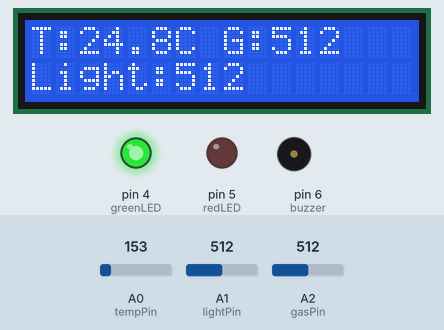
This sketch was run on a simulated Arduino Uno, built with avr-gcc and run on an emulated ATmega328P. Shown: 16×2 character LCD, output pins drawn as LEDs (lit = HIGH), buzzer (waves = sounding, pin HIGH). The inputs (shaded band) are chosen by the test bench; at power-on: A0 (tempPin) = 153, A1 (lightPin) = 512, A2 (gasPin) = 512. What the sketch prints to the serial monitor is not drawn.

Above: at 3.2 s.
3.3 s: A0 (tempPin) set to 177
At 5.2 s:
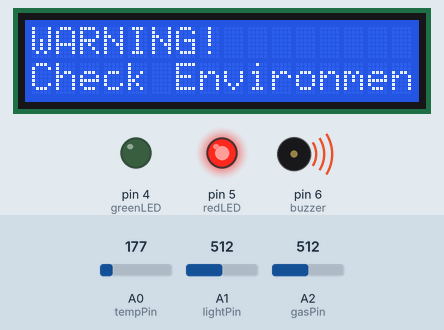
5.5 s: A0 (tempPin) set to 133
At 6.4 s:
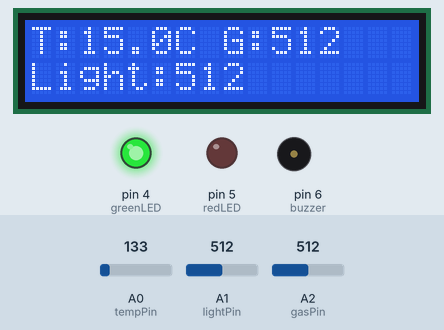
7.6 s: A1 (lightPin) set to 610
At 8.4 s:
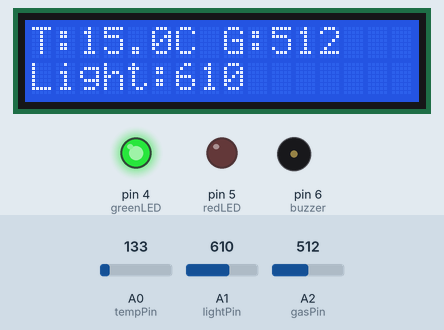
9.6 s: A2 (gasPin) set to 306
At 10.5 s:
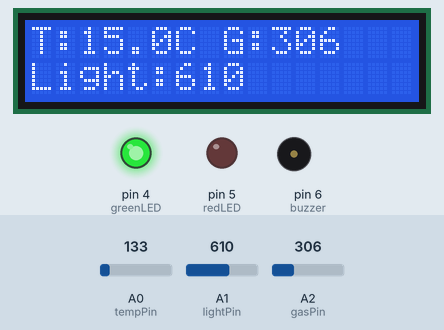
11.6 s: A1 (lightPin) set to 590
At 12.5 s:
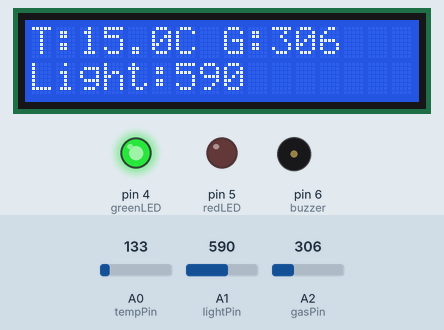
13.6 s: A2 (gasPin) set to 122
At 14.6 s:
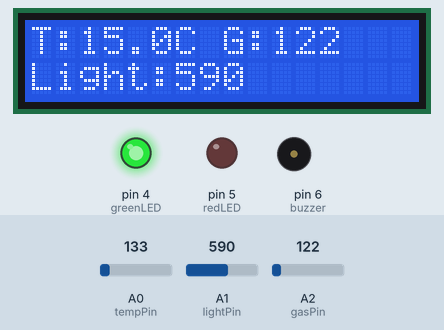
Timing chart, 0 to 16.6 s (numbered marks = the images above; inputs shaded):
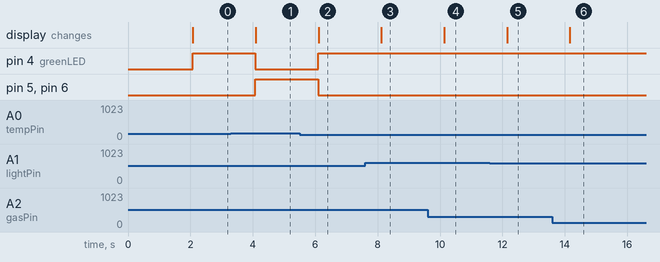

Measured:
- the behaviour switches between 163 and 164 on A0 (tempPin) (found by bisection; images 0 and 1)
- after the input at 3.3 s, pin 4 (greenLED): HIGH → LOW after 0.78 s; pin 5 (redLED), pin 6 (buzzer): LOW → HIGH after 0.78 s; the display: changes after 0.79 s (image 1)
- after the input at 5.5 s, pin 4 (greenLED): LOW → HIGH after 0.60 s; pin 5 (redLED), pin 6 (buzzer): HIGH → LOW after 0.60 s; the display: changes after 0.61 s (image 2)
- after the input at 7.6 s, the display: changes after 0.52 s (image 3)
- after the input at 9.6 s, the display: changes after 0.53 s (image 4)
- after the input at 11.6 s, the display: changes after 0.55 s (image 5)
- after the input at 13.6 s, the display: changes after 0.56 s (image 6)

The sketch:

daring_hango1.ino
```cpp
// C++ code
//
#include <LiquidCrystal.h>

LiquidCrystal lcd(7, 8, 9, 10, 11, 12);

int tempPin = A0;
int lightPin = A1;
int gasPin = A2;

int greenLED = 4;
int redLED = 5;
int buzzer = 6;

void setup() {
  Serial.begin(9600);

  pinMode(greenLED, OUTPUT);
  pinMode(redLED, OUTPUT);
  pinMode(buzzer, OUTPUT);

  lcd.begin(16, 2);
  lcd.clear();

  lcd.print("Environmental");
  lcd.setCursor(0, 1);
  lcd.print("Monitoring");
  delay(2000);
  lcd.clear();
}

void loop() {

  // Temperature
  int tempRaw = analogRead(tempPin);
  float voltage = tempRaw * (5.0 / 1023.0);
  float temperature = (voltage - 0.5) * 100.0;

  // Light
  int lightValue = analogRead(lightPin);

  // Gas
  int gasValue = analogRead(gasPin);

  // Alert condition
  if (temperature > 30 || gasValue > 600) {

    digitalWrite(greenLED, LOW);
    digitalWrite(redLED, HIGH);
    digitalWrite(buzzer, HIGH);

    lcd.clear();
    lcd.setCursor(0, 0);
    lcd.print("WARNING!");
    lcd.setCursor(0, 1);
    lcd.print("Check Environment");

  } else {

    digitalWrite(greenLED, HIGH);
    digitalWrite(redLED, LOW);
    digitalWrite(buzzer, LOW);

    lcd.clear();
    lcd.setCursor(0, 0);
    lcd.print("T:");
    lcd.print(temperature, 1);
    lcd.print("C G:");
    lcd.print(gasValue);

    lcd.setCursor(0, 1);
    lcd.print("Light:");
    lcd.print(lightValue);
  }

  // Serial Monitor
  Serial.print("Temp: ");
  Serial.print(temperature);
  Serial.print(" C | Gas: ");
  Serial.print(gasValue);
  Serial.print(" | Light: ");
  Serial.println(lightValue);

  delay(1000);
}
```
